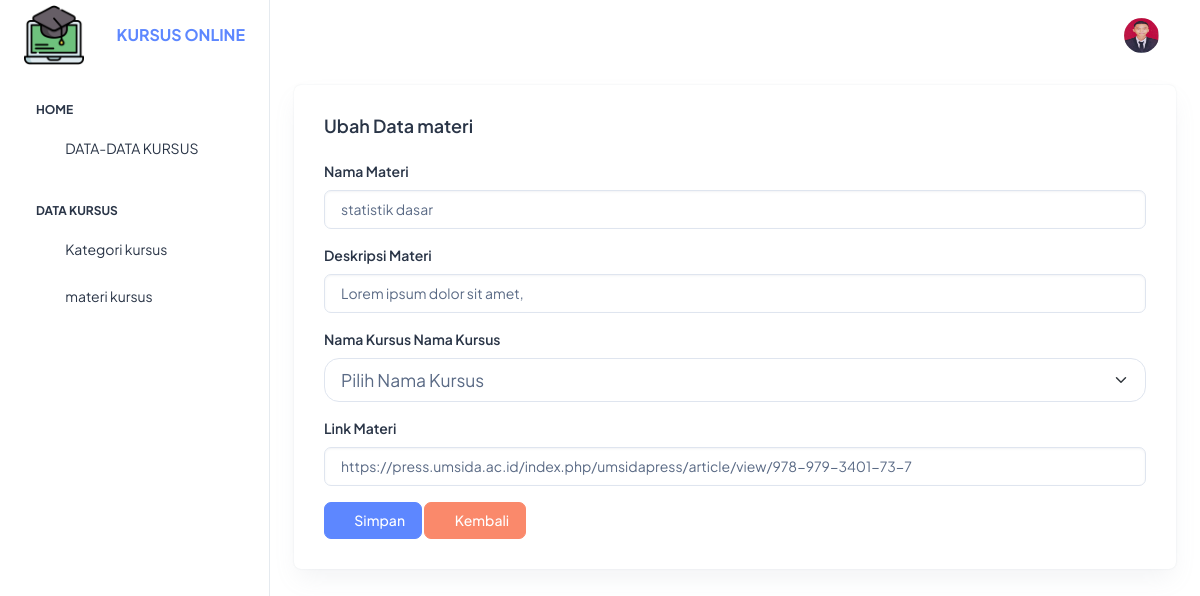
The app's page /kursus-app/index.php?page=materi_edit&id=1 with its own data.
### tables this page shows
CREATE TABLE `materi_kursus` (
  `id` int NOT NULL,
  `nama` varchar(500) NOT NULL,
  `deskripsi` varchar(500) NOT NULL,
  `jenis_kursus` varchar(500) NOT NULL,
  `link` varchar(500) NOT NULL
);

### kursus-app/materi/materi_edit.php (the view, shortened to what this page needs)
<?php
$id = $_GET['id'];
$query = mysqli_query($konek, "select * from materi_kursus where id='$id'");
$data = mysqli_fetch_array($query);
?>
<div class="container-fluid">
    <div class="card">
        <div class="card-body">
            <h5 class="card-title fw-semibold mb-4">Ubah Data materi</h5>
            <form method="post" action="">
                <div class="mb-3">
                    <label for="exampleInputEmail1" class="form-label">Nama Materi</label>
                    <input type="text" value="<?= $data[1]?>" name="nama" required class="form-control" id="exampleInputEmail1">
                </div>
                <div class="mb-3">
                    <label for="exampleInputPassword1" class="form-label">Deskripsi Materi</label>
                    <input type="text" value="<?= $data[2]?>" name="deskripsi" required class="form-control" id="exampleInputPassword1">
                </div>
                <div class="mb-3">
                <label for="jenis_kursus" class="form-label">Nama Kursus</label>
                <label for="jenis_kursus" class="form-label">Nama Kursus</label>
                <select name="jenis_kursus" class="form-select form-select-lg mb-3" aria-label=".form-select-lg example">
                <option selected>Pilih Nama Kursus</option>
                 </select>
                 </div>
                <div class="mb-3">
                    <label for="exampleInputPassword1" class="form-label">Link Materi</label>
                    <input type="Text" value="<?= $data[4]?>" name="link" required class="form-control" id="exampleInputPassword1">
                </div>
                <button type="submit" name="simpan" class="btn btn-primary"><i class="ti ti-device-floppy"></i> Simpan</button>
                <a href="?page=kategori_read" class="btn btn-danger"><i class="ti ti-arrow-left"></i> Kembali</a>
            </form>
        </div>
    </div>
</div>

### records on screen
materi_kursus: nama "statistik dasar", deskripsi "Lorem ipsum dolor sit amet,", link "https://press.umsida.ac.id/index.php/umsidapress/article/view/978-979-3401-73-7"
